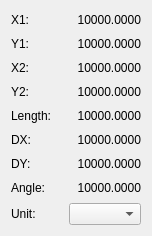
<?xml version="1.0" encoding="UTF-8"?>
<ui version="4.0">
 <class>MeasurementsBase</class>
 <widget class="QDialog" name="MeasurementsBase">
  <property name="geometry">
   <rect>
    <x>0</x>
    <y>0</y>
    <width>152</width>
    <height>236</height>
   </rect>
  </property>
  <property name="windowTitle">
   <string>Measurements</string>
  </property>
  <layout class="QGridLayout" name="gridLayout">
   <item row="0" column="0">
    <widget class="QLabel" name="x1Label">
     <property name="text">
      <string>X1:</string>
     </property>
    </widget>
   </item>
   <item row="0" column="1">
    <widget class="QLabel" name="x1Data">
     <property name="text">
      <string>10000.0000</string>
     </property>
     <property name="alignment">
      <set>Qt::AlignRight|Qt::AlignTrailing|Qt::AlignVCenter</set>
     </property>
    </widget>
   </item>
   <item row="1" column="0">
    <widget class="QLabel" name="y1Label">
     <property name="text">
      <string>Y1:</string>
     </property>
    </widget>
   </item>
   <item row="1" column="1">
    <widget class="QLabel" name="y1Data">
     <property name="text">
      <string>10000.0000</string>
     </property>
     <property name="alignment">
      <set>Qt::AlignRight|Qt::AlignTrailing|Qt::AlignVCenter</set>
     </property>
    </widget>
   </item>
   <item row="2" column="0">
    <widget class="QLabel" name="x2Label">
     <property name="text">
      <string>X2:</string>
     </property>
    </widget>
   </item>
   <item row="2" column="1">
    <widget class="QLabel" name="x2Data">
     <property name="text">
      <string>10000.0000</string>
     </property>
     <property name="alignment">
      <set>Qt::AlignRight|Qt::AlignTrailing|Qt::AlignVCenter</set>
     </property>
    </widget>
   </item>
   <item row="3" column="0">
    <widget class="QLabel" name="y2Label">
     <property name="text">
      <string>Y2:</string>
     </property>
    </widget>
   </item>
   <item row="3" column="1">
    <widget class="QLabel" name="y2Data">
     <property name="text">
      <string>10000.0000</string>
     </property>
     <property name="alignment">
      <set>Qt::AlignRight|Qt::AlignTrailing|Qt::AlignVCenter</set>
     </property>
    </widget>
   </item>
   <item row="4" column="0">
    <widget class="QLabel" name="lengthLabel">
     <property name="text">
      <string>Length:</string>
     </property>
    </widget>
   </item>
   <item row="4" column="1">
    <widget class="QLabel" name="lengthData">
     <property name="text">
      <string>10000.0000</string>
     </property>
     <property name="alignment">
      <set>Qt::AlignRight|Qt::AlignTrailing|Qt::AlignVCenter</set>
     </property>
    </widget>
   </item>
   <item row="5" column="0">
    <widget class="QLabel" name="dxLabel">
     <property name="text">
      <string>DX:</string>
     </property>
    </widget>
   </item>
   <item row="5" column="1">
    <widget class="QLabel" name="dXData">
     <property name="text">
      <string>10000.0000</string>
     </property>
     <property name="alignment">
      <set>Qt::AlignRight|Qt::AlignTrailing|Qt::AlignVCenter</set>
     </property>
    </widget>
   </item>
   <item row="6" column="0">
    <widget class="QLabel" name="dyLabel">
     <property name="text">
      <string>DY:</string>
     </property>
    </widget>
   </item>
   <item row="6" column="1">
    <widget class="QLabel" name="dYData">
     <property name="text">
      <string>10000.0000</string>
     </property>
     <property name="alignment">
      <set>Qt::AlignRight|Qt::AlignTrailing|Qt::AlignVCenter</set>
     </property>
    </widget>
   </item>
   <item row="7" column="0">
    <widget class="QLabel" name="angleLabel">
     <property name="text">
      <string>Angle:</string>
     </property>
    </widget>
   </item>
   <item row="7" column="1">
    <widget class="QLabel" name="angleData">
     <property name="text">
      <string>10000.0000</string>
     </property>
     <property name="alignment">
      <set>Qt::AlignRight|Qt::AlignTrailing|Qt::AlignVCenter</set>
     </property>
    </widget>
   </item>
   <item row="8" column="0">
    <widget class="QLabel" name="label">
     <property name="text">
      <string>Unit:</string>
     </property>
    </widget>
   </item>
   <item row="8" column="1">
    <widget class="QComboBox" name="unitSwitch">
     <property name="sizePolicy">
      <sizepolicy hsizetype="Preferred" vsizetype="Fixed">
       <horstretch>0</horstretch>
       <verstretch>0</verstretch>
      </sizepolicy>
     </property>
     <property name="minimumContentsLength">
      <number>3</number>
     </property>
     <property name="frame">
      <bool>true</bool>
     </property>
    </widget>
   </item>
  </layout>
 </widget>
 <resources/>
 <connections/>
</ui>
